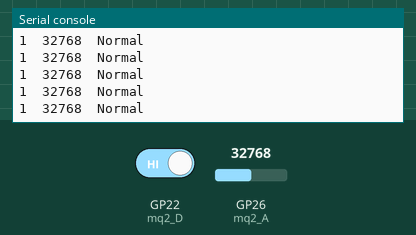
Simulated run of this program. Board: Raspberry Pi Pico running MicroPython. Parts: the last lines printed to the serial console. The inputs (shaded band) are chosen by the test bench; at power-on: GP22 (mq2_D) HIGH, GP26 (mq2_A) = 32768 (analog values on the 0–65535 scale).

Above: at 1.2 s.
1.3 s: GP22 (mq2_D) driven LOW
At 1.31 s:
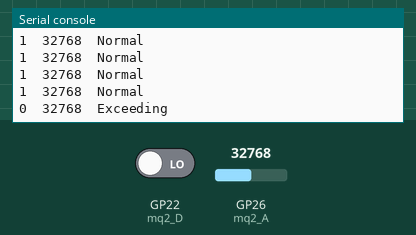
2.8 s: GP26 (mq2_A) set to 45874
At 2.82 s:
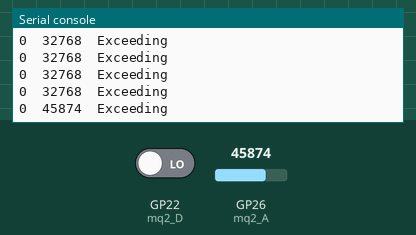
4.3 s: GP26 (mq2_A) set to 57670
At 4.32 s:
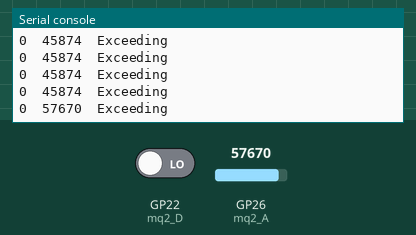
5.8 s: GP22 (mq2_D) driven HIGH
At 5.83 s:
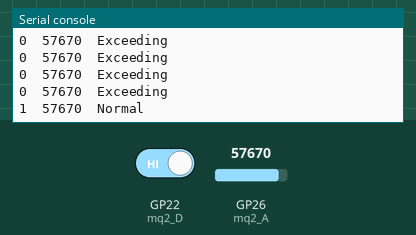
Timing chart, 0 to 8.3 s (numbered marks = the images above; inputs shaded):
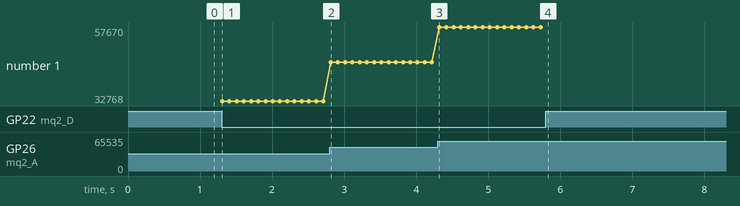

Measured:
- after the input at 1.3 s, the serial console: prints a new line at once (image 1)
- after the input at 2.8 s, the serial console: prints a new line at once (image 2)
- after the input at 4.3 s, the serial console: prints a new line at once (image 3)
- after the input at 5.8 s, the serial console: prints a new line at once (image 4)
- plotted number 1: 32768 → 45874 after the input at 2.8 s, 45874 → 57670 after the input at 4.3 s

The program:

MQ-2.py
```python
'''
 * Keyestudio 37 in 1 Starter Kit for Raspberry Pi Pico
 * lesson 24
 * Gas sensor
 * http://www.keyestudio.com
'''
import machine
import utime

mq2_D = machine.Pin(22, machine.Pin.IN)
mq2_A = machine.ADC(26)

while True:
    digitalVal = mq2_D.value()
    analogVal = mq2_A.read_u16()
    print(digitalVal, end = "  ")
    print(analogVal, end = "  ")
    if digitalVal == 0:
        print("Exceeding")
    else:
        print("Normal")
    utime.sleep(0.1)
```
